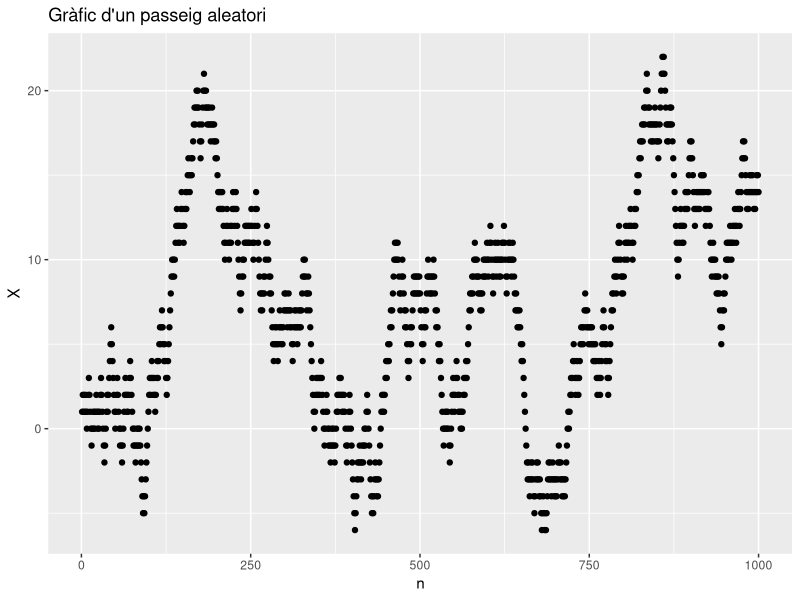
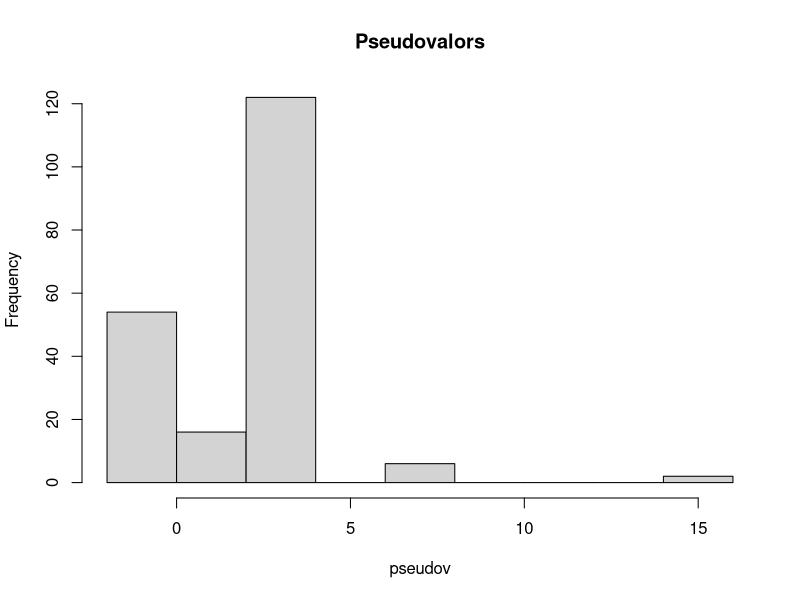

R code for these plots, in order:
## ---- chunk 1
knitr::opts_chunk$set(echo = TRUE)
## ---- chunk 2
n=1000
p=0.5

Y=sample(c(1,-1),n,prob=c(p,1-p),replace=TRUE)
X=cumsum(Y)
## ---- chunk 3
library(ggplot2)

n=seq(1:1000)
dt=data.frame(n,X)
ggplot(dt, aes(x = n, y=X)) +
  geom_point() + ggtitle("Gràfic d'un passeig aleatori")
## ---- chunk 4
nsim=100
p=0.55
n=1000
P=0

for (j in 1:nsim){
  Y=sample(c(1,-1),n,prob=c(p,1-p),replace=TRUE)
  if (sum(Y)<75) P=P+1
}

P/nsim
## ---- chunk 5
nsim=100
p=2/pi
n=1000
Y=numeric(n)
P=0

for (j in 1:nsim){
  Y=sample(c(1,-1),n,prob=c(p,1-p),replace=TRUE)
  if (sum(Y[1:12])<7 & sum(Y[1:534])<127 & sum(Y)<365) P=P+1
}

P/nsim
## ---- chunk 6
n_micro = c(0,1,2,3,4,5)
n_mostres = c(122,40,14,16,6,2)

x = c(rep(0,122),rep(1,40),rep(2,14),rep(3,16),rep(4,6),rep(5,2))
## ---- chunk 7
E_x=mean(x)
## ---- chunk 8
nsim = 1000
CD.boot=numeric(nsim)
n=length(x)

for (i in 1:nsim){
  pr = rpois(n,E_x)
  CD.boot[i] = var(pr)/mean(pr)
}

quantile(CD.boot, probs=c(0.5,0.025,0.975))
## ---- chunk 9
CD.noboot = numeric(nsim)

for (i in 1:nsim){
  xB = sample(x,n,replace=T)
  CD.noboot[i] = var(xB)/mean(xB)
}

quantile(CD.noboot, probs=c(0.5,0.025,0.975))
## ---- chunk 10
var(x)/mean(x)
## ---- chunk 11
cd=var(x)/mean(x); cd
n=length(x)
theta_jac = numeric(n)
pseudov = numeric(n)

for (i in 1:n){
  theta_jac[i] = var(x[-i])/mean(x[-i])
  pseudov[i] = n*cd-(n-1)*theta_jac[i]
}

est_jac <- mean(pseudov)
var_jac <- sd(pseudov)/sqrt(n)
c(est_jac, est_jac - 1.96*var_jac, est_jac + 1.96*var_jac)
## ---- chunk 12
hist(pseudov, main="Pseudovalors")
table(pseudov)
